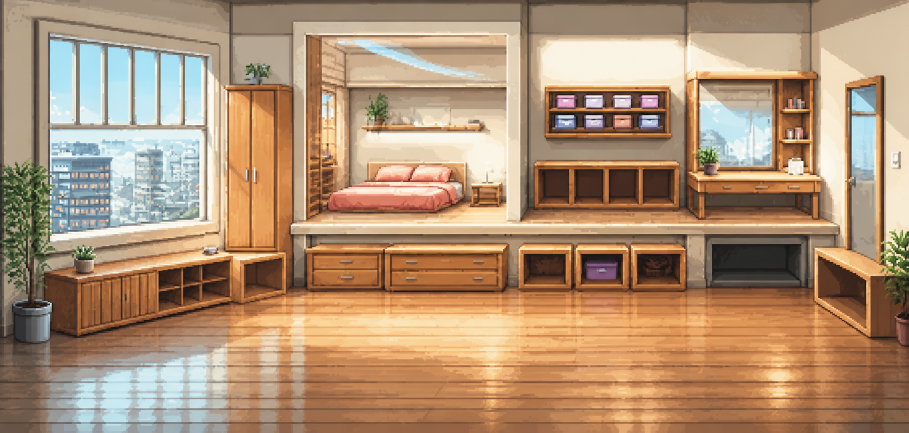
#> input picture review_artifacts/art_rework_test_10/calibration_refs/apartment_noon_calibration.png, 1817 x 866 px, found by its file name (shown at 1/2 size)
$ python build_geometry_locked_day.py
#> lines starting #> are read from the running program, lines starting #| are printed output that depends on the picture
from __future__ import annotations

import colorsys
import json
import math
import shutil
from pathlib import Path

from PIL import Image, ImageDraw, ImageFont
ROOT = Path(__file__).resolve().parent
SOURCE = ROOT.parent / "art_rework_test_04" / "environments"
CALIBRATION = ROOT.parent / "art_rework_test_09" / "calibration_refs"

CATEGORY = {
    "apartment": "apartment",
    "back_alley": "bar",
    "bar": "bar",
    "beach": "grand_casino",
    "corner_store": "apartment",
    "delta_queen": "grand_casino",
    "gas_station_casino": "grand_casino",
    "grand_casino": "grand_casino",
    "grand_casino_back_room": "bar",
    "grand_casino_cage": "bar",
    "grand_casino_high_limit": "bar",
    "house": "apartment",
    "jazz_club": "bar",
    "kitty_cat_lounge": "bar",
    "motel": "apartment",
    "motel_room": "apartment",
    "pawn_shop": "bar",
    "small_underground_casino": "bar",
}

# Small identity shifts keep each venue distinct without returning to a neon wash.
TINT = {
    "back_alley": (-0.02, 0.92, 0.91),
    "bar": (0.00, 1.00, 0.94),
    "beach": (0.00, 1.08, 1.03),
    "corner_store": (0.05, 0.96, 0.98),
    "delta_queen": (-0.02, 0.96, 0.92),
    "gas_station_casino": (0.03, 1.03, 0.97),
    "grand_casino_back_room": (-0.01, 0.94, 0.88),
    "grand_casino_cage": (0.02, 0.92, 0.94),
    "grand_casino_high_limit": (0.06, 1.00, 0.91),
    "house": (-0.01, 0.90, 0.97),
    "jazz_club": (0.00, 0.94, 0.90),
    "kitty_cat_lounge": (0.00, 1.05, 0.96),
    "motel": (0.01, 1.00, 0.98),
    "motel_room": (-0.02, 0.91, 0.96),
    "pawn_shop": (0.03, 1.00, 0.91),
    "small_underground_casino": (0.00, 0.92, 0.88),
}


# [6 lines left out: function rgb_luma, not called in this run]


def hue_distance(a: float, b: float) -> float:
    delta = abs(a - b)
    return min(delta, 1 - delta)


# [68 lines left out: functions minimum_cost_assignment, mapped_day_hue, not called in this run]


def extract_palette(
    reference: Path, count: int = 40
) -> tuple[list[tuple[int, int, int]], dict[tuple[int, int, int], int]]:
    image = Image.open(reference).convert("RGB")
    quantized = image.quantize(colors=count, method=Image.Quantize.MEDIANCUT, dither=Image.Dither.NONE)
    raw = quantized.getpalette()[: count * 3]
    palette = [tuple(raw[index : index + 3]) for index in range(0, len(raw), 3)]
    if len(set(palette)) != count:
        raise RuntimeError(f"Reference palette did not produce {count} unique colors: {reference}")
    index_counts = {
        index: pixel_count
        for pixel_count, index in quantized.getcolors(maxcolors=image.width * image.height)
    }
    usage = {palette[index]: index_counts.get(index, 0) for index in range(count)}
    return palette, usage


# [68 lines left out: functions tint_palette, assign_palette, not called in this run]


def source_path(environment: str) -> Path:
    exact = SOURCE / f"{environment}.png"
    if exact.is_file():
        return exact
    matches = list(SOURCE.glob(f"{environment}_*.png"))
    if len(matches) != 1:
        raise RuntimeError(f"Expected one source for {environment}, found {matches}")
    return matches[0]


# [34 lines left out: functions make_contact_sheet, make_pair_sheet, not called in this run]


def main() -> None:
    (ROOT / "noon").mkdir(parents=True, exist_ok=True)
    (ROOT / "midnight").mkdir(parents=True, exist_ok=True)
    (ROOT / "calibration_refs").mkdir(parents=True, exist_ok=True)
    for reference in CALIBRATION.glob("*.png"):
        shutil.copy2(reference, ROOT / "calibration_refs" / reference.name)

    references = {
        "apartment": extract_palette(CALIBRATION / "apartment_noon_calibration.png"),
        "bar": extract_palette(CALIBRATION / "bar_noon_calibration.png"),
        "grand_casino": extract_palette(CALIBRATION / "grand_casino_noon_calibration.png"),
    }
#> in extract_palette, image is the input picture: PIL image 1817x866 RGB; mean R, G, B 175.5, 145.5, 116.9
#> in extract_palette, `raw = quantized.getpalette()[: count * 3]`: raw = 120 values, max 250 at index 0, min 29 at index 119, mean 145.2
#> in extract_palette, `palette = [tuple(raw[index : index + 3]) for index in range(0, len(raw..`: palette = 40 items, first 6: (250, 246, 234), (250, 241, 219), (248, 228, 193), (223, 233, 229), (184, 228, 241), (234, 210, 179)
#> in extract_palette, `index_counts = { index: pixel_count for pixel_count, index in quantize..`: index_counts = 40 items
#> call 2 of extract_palette, with count = 40
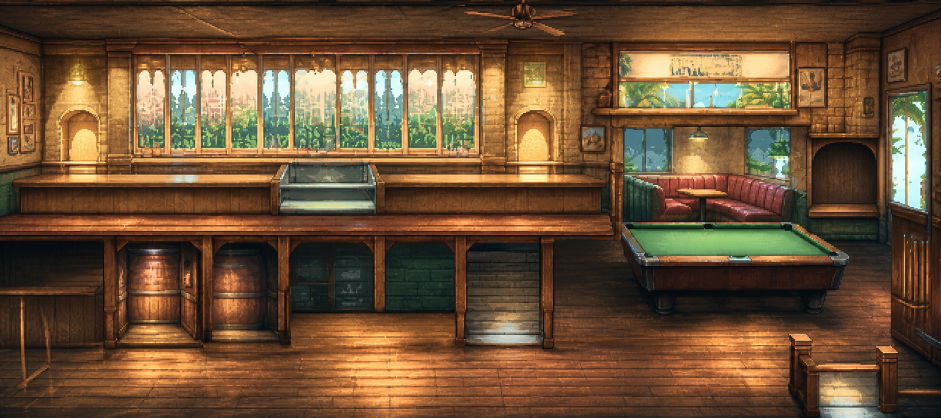
#> input picture review_artifacts/art_rework_test_10/calibration_refs/bar_noon_calibration.png, 1882 x 836 px, found by its file name (shown at 1/2 size)
#> in extract_palette, image is the input picture: PIL image 1882x836 RGB; mean R, G, B 108.2, 80.4, 53.5
#> in extract_palette (call 2), `quantized = image.quantize(colors=count, method=Image.Quantize.MEDIANC..`:
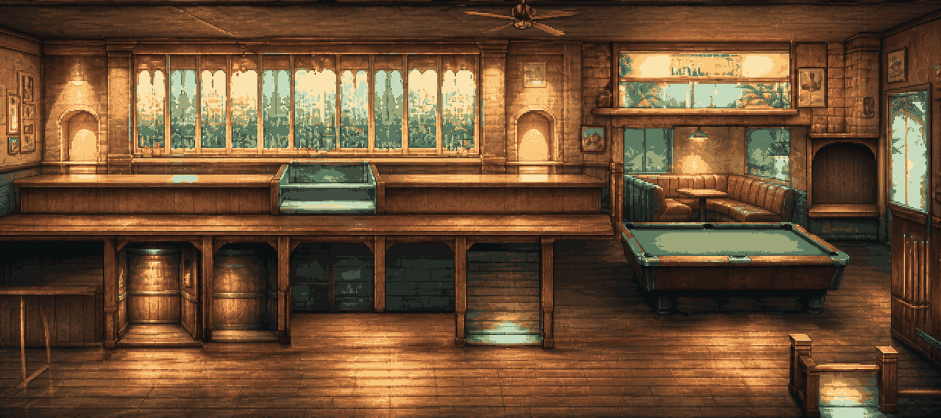
#> quantized: PIL image 1882x836 P (shown at 1/2 size); mean R, G, B 109, 79.3, 51.9
#> in extract_palette (call 2), `raw = quantized.getpalette()[: count * 3]`: raw = 120 values, max 251 at index 0, min 12 at index 117, mean 80.16
#> in extract_palette (call 2), `palette = [tuple(raw[index : index + 3]) for index in range(0, len(raw..`: palette = 40 items, first 6: (251, 227, 174), (249, 199, 122), (197, 218, 186), (237, 168, 95), (155, 165, 120), (215, 135, 72)
#> call 3 of extract_palette, with count = 40
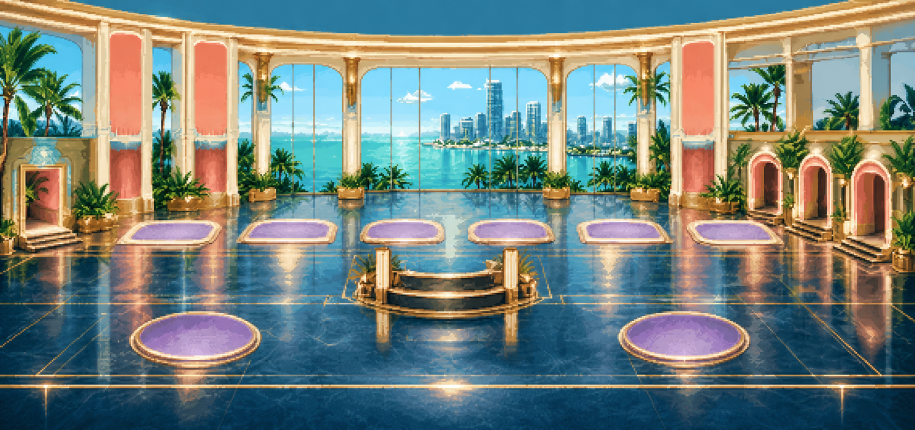
#> input picture review_artifacts/art_rework_test_10/calibration_refs/grand_casino_noon_calibration.png, 1829 x 860 px, found by its file name (shown at 1/2 size)
#> in extract_palette, image is the input picture: PIL image 1829x860 RGB; mean R, G, B 117.5, 130.8, 124.9
#> in extract_palette (call 3), `quantized = image.quantize(colors=count, method=Image.Quantize.MEDIANC..`:
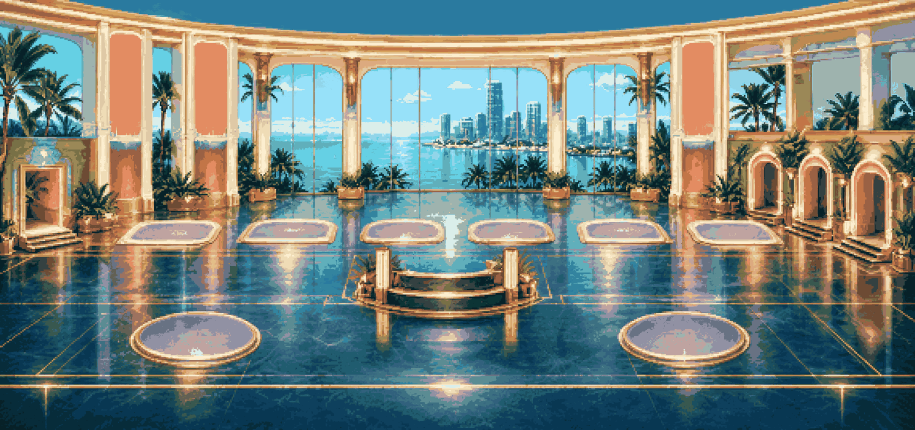
#> quantized: PIL image 1829x860 P (shown at 1/2 size); mean R, G, B 117.5, 130.5, 125.1
#> in extract_palette (call 3), `raw = quantized.getpalette()[: count * 3]`: raw = 120 values, max 252 at index 0, min 7 at index 114, mean 122.9
#> in extract_palette (call 3), `palette = [tuple(raw[index : index + 3]) for index in range(0, len(raw..`: palette = 40 items, first 6: (252, 238, 207), (218, 238, 234), (239, 220, 182), (223, 201, 166), (227, 190, 136), (220, 170, 127)
    palette_maps = {}
    for environment, category in CATEGORY.items():
        source = source_path(environment)
        night_destination = ROOT / "midnight" / f"{environment}_midnight.png"
        shutil.copy2(source, night_destination)
        night = Image.open(source).convert("RGB")
        pixels = list(night.getdata())
        source_palette = sorted(set(pixels), key=rgb_luma)
        if len(source_palette) != 40:
            raise RuntimeError(f"{environment} has {len(source_palette)} colors, expected 40")
        source_usage = {color: pixels.count(color) for color in source_palette}
        reference_palette, reference_usage = references[category]
        target_palette, target_usage = tint_palette(
            reference_palette, reference_usage, environment
        )
        mapping = assign_palette(
            source_palette,
            source_usage,
            target_palette,
            target_usage,
            category,
        )
        day = Image.new("RGB", night.size)
        day.putdata([mapping[pixel] for pixel in pixels])
        day.save(ROOT / "noon" / f"{environment}_noon.png", optimize=True)
        palette_maps[environment] = [
            {
                "from": "#" + "".join(f"{channel:02x}" for channel in source_rgb),
                "to": "#" + "".join(f"{channel:02x}" for channel in mapping[source_rgb]),
                "count": pixels.count(source_rgb),
            }
            for source_rgb in source_palette
        ]

    (ROOT / "palette_maps.json").write_text(json.dumps(palette_maps, indent=2) + "\n", encoding="utf-8")
    make_contact_sheet("noon")
    make_contact_sheet("midnight")
    make_pair_sheet()


if __name__ == "__main__":
#> (the run stopped early here; a loop or call above may not have finished)
